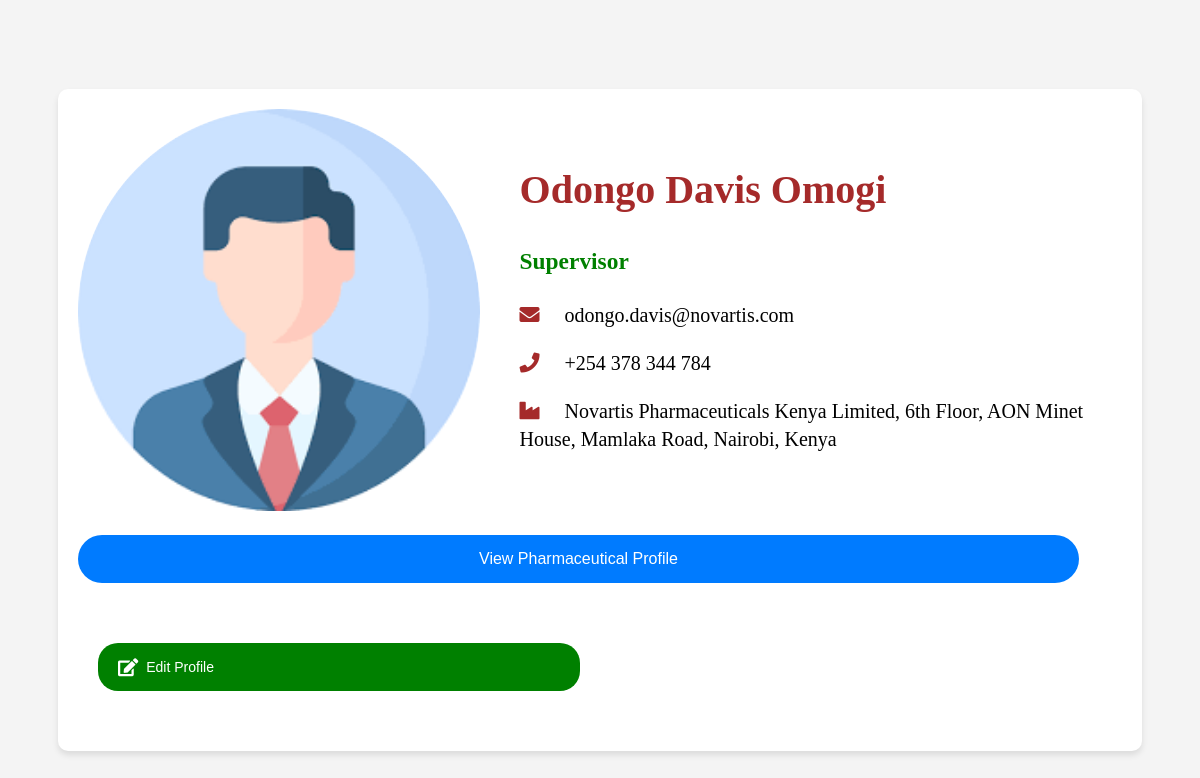
Screenshot of /profiles/supervisorProfile.php?supervisorId=1 (signed in) with the database file from the repository.
### tables this page shows
CREATE TABLE `supervisor` (
  `supervisorId` int(11) NOT NULL,
  `firstName` varchar(128) NOT NULL,
  `lastName` varchar(128) NOT NULL,
  `gender` varchar(32) NOT NULL,
  `emailAddress` varchar(255) NOT NULL,
  `phoneNumber` varchar(20) NOT NULL,
  `passwordHash` varchar(255) NOT NULL,
  `pharmaceuticalId` int(11) DEFAULT NULL
);

CREATE TABLE `pharmaceutical` (
  `pharmaceuticalId` int(11) NOT NULL,
  `name` varchar(255) NOT NULL,
  `location` varchar(255) NOT NULL,
  `emailAddress` varchar(255) NOT NULL,
  `phoneNumber` varchar(20) NOT NULL
);

### configuration.php (called while the page is built)
<?php
$config = [
	'db_host' => 'localhost',
	'db_username' => 'root',
	'db_password' => '',
	'db_name' => 'drug_dispenser'
];
?>

### database.php (called while the page is built, shortened)
<?php
class Database {
	private $host;
	private $username;
	private $password;
	private $database;
	private $connection;
	public function __construct() {
		require_once 'configuration.php';
		$this->host = $config['db_host'];
		$this->username = $config['db_username'];
		$this->password = $config['db_password'];
		$this->database = $config['db_name'];
	}
	private function connect() {
		$this->connection = new mysqli($this->host, $this->username, $this->password, $this->database);
	}
	public function queryData($query, $values) {
		if (count($values) > 0) {
			$statement = $this->connection->prepare($query);
			$statement->bind_param(str_repeat('s', count($values)), ...$values);
			$statement->execute();
			$result = $statement->get_result();
			$rows = $result->fetch_all(MYSQLI_ASSOC);
		} else {
			$result = $this->connection->query($query);
			$rows = $result->fetch_all(MYSQLI_ASSOC);
		}
		return $rows;
	}
}
?>

### profiles/supervisorProfile.php (the view, shortened to what this page needs)
<?php
require_once('../database.php');
if (isset($_GET['supervisorId'])) {
    $supervisorId = $_GET['supervisorId'];
} elseif (isset($_SESSION['supervisorId'])) {
    $supervisorId = $_SESSION['supervisorId'];
} else {
    echo "Error: Supervisor ID not provided.";
    exit;
}
$db = new Database();
$query = "SELECT * FROM supervisor WHERE supervisorId = ?";
$values = array($supervisorId);
$supervisorData = $db->queryData($query, $values);
$supervisor = $supervisorData[0];
$firstName = $supervisor['firstName'];
$lastName = $supervisor['lastName'];
$emailAddress = $supervisor['emailAddress'];
$phoneNumber = $supervisor['phoneNumber'];
$pharmaceuticalId = $supervisor['pharmaceuticalId'];
$query = "SELECT * FROM pharmaceutical WHERE pharmaceuticalId = ?";
$values = array($pharmaceuticalId);
$pharmaceuticalData = $db->queryData($query, $values);
$pharmaceutical = $pharmaceuticalData[0];
$pharmaceuticalName = $pharmaceutical['name'];
$pharmaceuticalLocation = $pharmaceutical['location'];
?>
<!DOCTYPE html>
<html>
<head>
    <link rel="stylesheet" type="text/css" href="profile.css">
    <link rel="stylesheet" href="https://cdnjs.cloudflare.com/ajax/libs/font-awesome/5.15.3/css/all.min.css">
</head>
<body>
    <div class="container">
        <div class="profile">
            <div class="profile-picture">
                <img src="profile.png">
            </div>
            <div class="profile-details lead">
                <h1 id="name"><?php echo $firstName . ' ' . $lastName; ?></h1>
                <h3 class="role">Supervisor</h3>
                <p class=""><i class="fas fa-envelope"></i> <?php echo $emailAddress; ?></p>
                <p class=""><i class="fas fa-phone"></i> <?php echo $phoneNumber; ?></p>
                <p class=""><i class="fas fa-industry"></i> <?php echo $pharmaceuticalName . ', ' . $pharmaceuticalLocation; ?></p>
            </div>
        </div>
        <div id="explore-profile" class="profile">
            <a href="pharmaceuticalProfile.php?pharmaceuticalId=<?php echo $pharmaceuticalId; ?>" class="button-pill">
                View Pharmaceutical Profile
            </a>
        </div>
        <div class="profile">
            <div class="actions">
                <a class="action" href = "../registration/editSupervisorDetails.php?supervisorId={$supervisorId}" id="edit-profile-btn">
                    <i class="fas fa-edit"></i>
                    <span>Edit Profile</span>
                </a>
            </div>
        </div>

### profiles/profile.css (style rules this page uses)
body { font-family: Arial, sans-serif; background-color: #f4f4f4; margin: 0; padding: 20px; display: flex; justify-content: center; align-items: center; min-height: 100vh; }
.container { max-width: 90%; width: 90%; margin: 0 auto; padding: 20px; background-color: #fff; box-shadow: 0 4px 6px rgba(0, 0, 0, 0.1); border-radius: 10px; }
.lead { font-size: 1.25rem; font-weight: 300; line-height: 1.4; margin-bottom: 1rem; }
img { width: 100%; height: auto; }
a { color: green; transition: color 0.3s ease; text-decoration: none; }
.profile { display: flex; align-items: center; margin-bottom: 20px; height: auto; }
.profile-picture { margin-right: 20px; overflow: hidden; border-radius: 50%; width: 40%; }
.profile-details { width: 60%; padding-left: 20px; flex-grow: 1; font-family: Calibri; }
.profile-details i { color: brown; margin-right: 20px; }
#name { color: brown; }
.actions { margin-top: 20px; width: 50%; }
.action { display: flex; align-items: center; padding: 15px 20px; background-color: #f5f5f5; border-radius: 20px; transition: background-color 0.3s ease; cursor: pointer; margin: 20px; }
.action i { font-size: 18px; margin-right: 8px; }
.action span { font-size: 14px; }
#edit-profile-btn { background-color: green; color: #fff; text-align: center; }
.role { color: green; }
.button-pill { display: inline-block; padding: 0.6em 1em; border-radius: 50px; background-color: #007bff; color: #fff; text-decoration: none; transition: background-color 0.3s ease; }
#explore-profile { display: block; width: 93%; }
#explore-profile .button-pill { width: 100%; padding: 15px; text-align: center; }

### rows the page displays
supervisor: firstName "Odongo", lastName "Davis Omogi", emailAddress "odongo.davis@novartis.com", phoneNumber "+254 378 344 784"
pharmaceutical: name "Novartis Pharmaceuticals Kenya Limited", location "6th Floor, AON Minet House, Mamlaka Road, Nairobi, Kenya"
